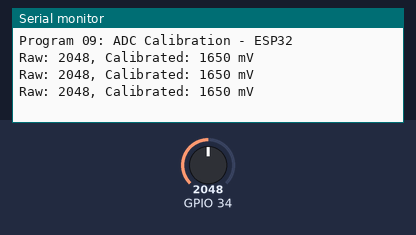
A program run on a simulated ESP32. On the bench: the last lines printed to the serial monitor. Inputs (shaded band) come from the test bench; at power-on: GPIO 34 = 2048.

Above: at 2.2 s.
2.3 s: GPIO 34 set to 1030
At 2.9 s:
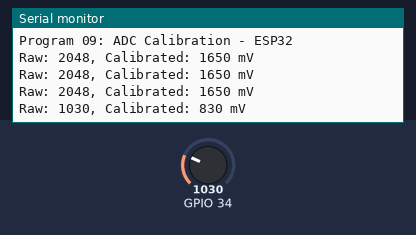
3.8 s: GPIO 34 set to 965
At 4.4 s:
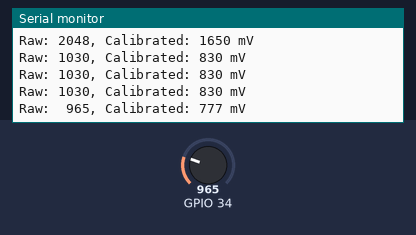
6.0 s: GPIO 34 set to 104
At 6.4 s:
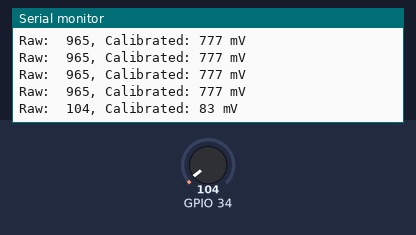
7.5 s: GPIO 34 set to 90
At 7.9 s:
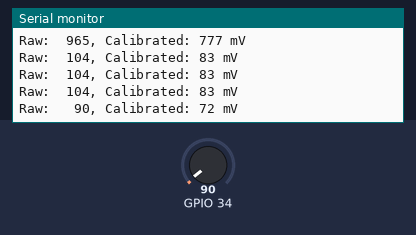

The program:

main.cpp
```cpp
#include <Arduino.h>
#include "esp_adc_cal.h"

#define ADC_PIN ADC1_CHANNEL_6  // GPIO34

esp_adc_cal_characteristics_t adc_chars;

void setup() {
    Serial.begin(115200);
    delay(1000);
    Serial.println("Program 09: ADC Calibration - ESP32\n");

    adc1_config_width(ADC_WIDTH_BIT_12);
    adc1_config_channel_atten(ADC_PIN, ADC_ATTEN_DB_11);

    esp_adc_cal_characterize(ADC_UNIT_1, ADC_ATTEN_DB_11, ADC_WIDTH_BIT_12, 1100, &adc_chars);
}

void loop() {
    int raw = adc1_get_raw(ADC_PIN);
    uint32_t voltage = esp_adc_cal_raw_to_voltage(raw, &adc_chars);

    Serial.printf("Raw: %4d, Calibrated: %lu mV\n", raw, voltage);
    delay(500);
}
```

Measured:
- the behaviour switches between 1000 and 999 on GPIO 34 (found by bisection; images 1 and 2)
- the behaviour switches between 100 and 99 on GPIO 34 (found by bisection; images 3 and 4)
- after the input at 2.3 s, the serial monitor: prints a new line after 0.20 s (image 1)
- after the input at 3.8 s, the serial monitor: prints a new line after 0.20 s (image 2)
- after the input at 6.0 s, the serial monitor: prints a new line at once (image 3)
- after the input at 7.5 s, the serial monitor: prints a new line at once (image 4)
